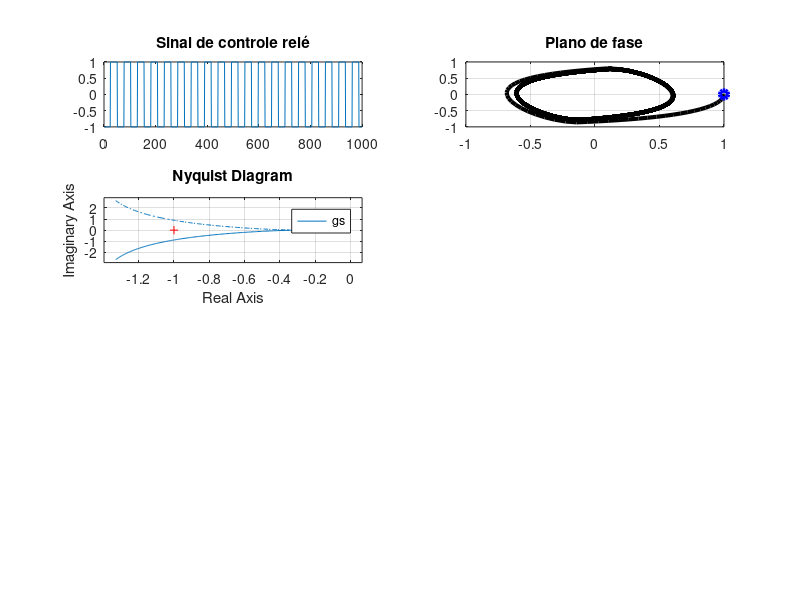

Write MATLAB code to recreate this figure. (Note: this script raises an error after producing the figure.)
clear all; clc;

pkg load control
pkg load signal

K = 1;
T = 1.0; %2
a = 0.5; %0.3

M = 1; %amplitude relé
n = K;
d = [a*T^2 (T+a*T) 1 0];

#t = 0:0.1:200;
gs = tf(n,d);

A = [0 1 0; 0 0 1; 0 (-1/(a*T^2)) (-(T+a*T)/(a*T^2))];
B = [0;0;1/(a*T^2)];
C = [1;0;0];
D=0;

x_0 = [1; 0; 0];
x_i = x_0; %para plot do ponto inicial

h = 0.1;

k = 1;

tMax = 100;

nSamples = tMax/h;

Delta = 0; %no caso de testar zona morta

while ( k < nSamples)
   s = -x_0(1); #x = -y
   if (s > Delta)
     u = M;
   elseif (s < -Delta)
     u = -M;
   %elseif (s = 0)
   else
     u = 0;
   endif
   x_dot = A*x_0 + B*u;
   x = x_0 + h*x_dot;
   x_0 = x;
   x_1(k) = x(1);
   x_2(k) = x(2);
   x_3(k) = x(3);
   u_plot(k) = u;
   k = k + 1;
end

   subplot(4,2,1);
   #figure();
   plot(u_plot);
   title('Sinal de controle relé');

   subplot(4,2,2);
   #figure();
   plot(x_1, x_2, 'k-', 'LineWidth', 3);
   hold on;
   plot(x_i(1), x_i(2), 'bo', 'LineWidth', 3);
   grid on;
   title('Plano de fase');
   #figure();
   subplot(4,2,3);
   nyquist(gs);
   #figure();
   #plot(x_1, 'k-', 'LineWidth', 3);
   #hold on;

   k1 = K;
   k2 = 1/T;
   k3 = 1/(a*T);

   freq_ciclo = sqrt(k2*k3);

   re = re_gjw(k1, k2, k3, freq_ciclo);

   acl = (-re*4*M)/pi;
   t = 0:0.1:100;
   cl = acl*sin(freq_ciclo*t);
   subplot(4,2,4);
   plot(cl, 'b', 'LineWidth', 3);
   title('Ciclo Limite existente no sistema');

   printf("Frequencia Ciclo Limite: %f (rad/s)\n", freq_ciclo);
   printf('Re(G(jw)) = %f\n', re);
   printf("Amplitude X do Ciclo Limite: %f\n", acl);



